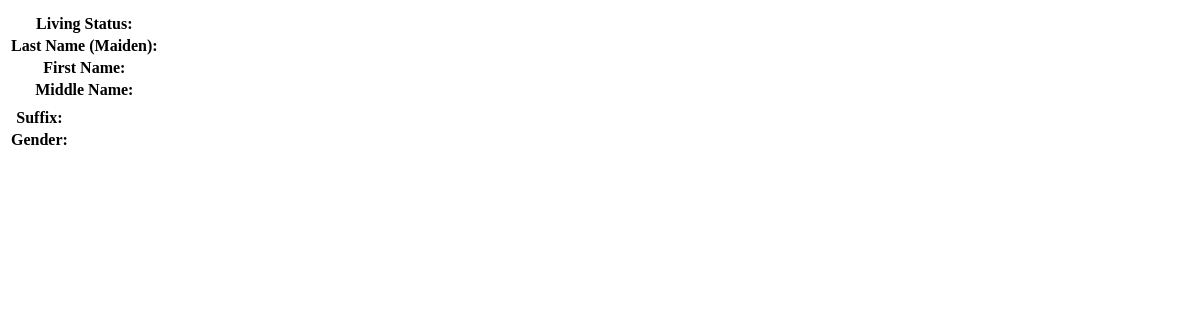
Page /spouse-data/ (signed in) on the earlier database version.
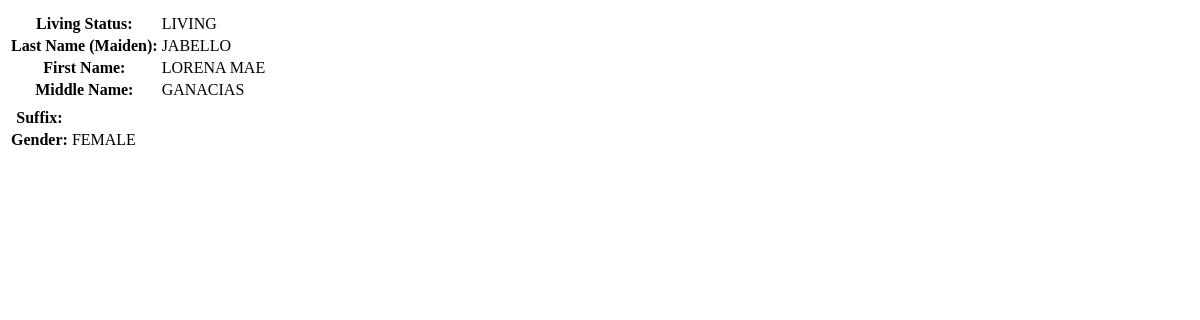
Same page on the later database version.
### rma/models.py (models this page shows, shortened)
class Spouse(models.Model):
    user = models.OneToOneField(User, on_delete=models.CASCADE)
    living_status = Uppercase('Living Status',max_length=9, choices=LIVING_STATUS)
    last_name = Uppercase('Last name (Maiden)',max_length=200)
    first_name = Uppercase('First name',max_length=200)
    middle_name = Uppercase('Middle name',max_length=200, blank=True)
    suffix = Uppercase('Suffix',max_length=3, null=False, blank=True, choices=SUFFIX)
    gender =  models.CharField('Gender',max_length=6, choices=GENDER)
    class Meta:
        verbose_name_plural = "Spouse"

### rma/views.py (the view)
# urls.py: path('spouse-data/', views.spouse_data, name='spouse-data'),
@login_required()
def spouse_data(request):
    obj_spouse = get_or_none(Spouse, user_id=request.user)
    return render(request, 'loaded_data/spouse_data.html',{'obj_spouse':obj_spouse})

### rma/views.py (called while the page is built)
def get_or_none(model, *args, **kwargs):
    try:
        return model.objects.get(*args, **kwargs)
    except model.DoesNotExist:
        return None

### templates/loaded_data/spouse_data.html
<div class="col-6">
    <table class="table">
        <thead>
            <tr >
              <th scope="col" class="border border-0" width="30%"></th>
              <th scope="col" class="border border-0"></th>
            </tr>
        </thead>
        <tbody>
            <tr>
                <th scope="row" class="fw-normal">Living Status:</th>
                <td class="fw-bold">{{obj_spouse.living_status}}</td>
            </tr>
            <tr>
                <th scope="row" class="fw-normal">Last Name (Maiden):</th>
                <td class="fw-bold">{{obj_spouse.last_name}}</td>
            </tr>
            <tr>
                <th scope="row" class="fw-normal">First Name:</th>
                <td class="fw-bold">{{obj_spouse.first_name}}</td>
            </tr>
            <tr>
                <th scope="row" class="fw-normal">Middle Name:</th>
                <td class="fw-bold">{{obj_spouse.middle_name}}</td>
            </tr>
        </tbody>
    </table>
</div>
<div class="col-6">
    <table class="table">
        <thead>
            <tr >
              <th scope="col" class="border border-0" width="30%"></th>
              <th scope="col" class="border border-0"></th>
            </tr>
        </thead>
        <tbody>
            <tr>
                <th scope="row" class="fw-normal">Suffix:</th>
                <td class="fw-bold">{{obj_spouse.suffix}}</td>
            </tr>
            <tr>
                <th scope="row" class="fw-normal">Gender:</th>
                <td class="fw-bold">{{obj_spouse.gender}}</td>
            </tr>
        </tbody>
    </table>
</div>

Differences in the rows shown:
added Spouse: living_status "LIVING", last_name "JABELLO", first_name "LORENA MAE", middle_name "GANACIAS", gender "FEMALE"
